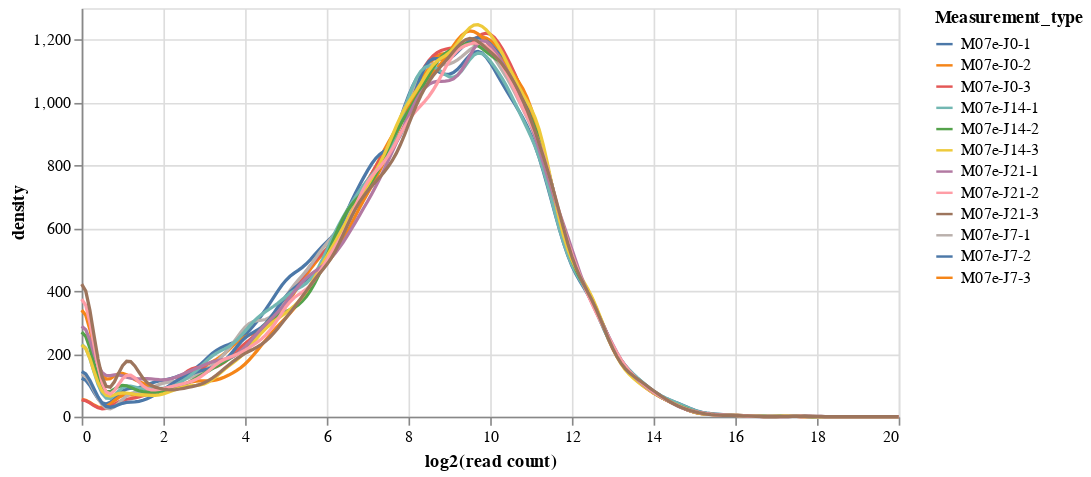

Here is the notebook cell this chart was saved with:
### Code cell
show_read_count_distribution(path_qc, width=500, height=250)

### Figure 1 — Vega-Lite specification as saved in the notebook (floating-point values rounded to 4 significant figures; data arrays with more than 128 entries replaced by an {"elided": "..."} marker saying what was removed)
{"config": {"view": {"continuousWidth": 400, "continuousHeight": 300}}, "data": {"name": "data-c5664977a7f3b51a7217019df9fd73fc"}, "mark": "line", "encoding": {"color": {"type": "nominal", "field": "Measurement_type"}, "tooltip": [{"type": "nominal", "field": "Measurement_type"}, {"type": "quantitative", "field": "value"}, {"type": "quantitative", "field": "density"}], "x": {"type": "quantitative", "axis": {"title": "log2(read count)"}, "field": "value"}, "y": {"type": "quantitative", "field": "density"}}, "height": 250, "transform": [{"fold": ["M07e-J0-1", "M07e-J0-2", "M07e-J0-3", "M07e-J7-1", "M07e-J7-2", "M07e-J7-3", "M07e-J14-1", "M07e-J14-2", "M07e-J14-3", "M07e-J21-1", "M07e-J21-2", "M07e-J21-3"], "as": ["Measurement_type", "counts"]}, {"density": "counts", "bandwidth": 0.3, "counts": true, "extent": [0, 20], "groupby": ["Measurement_type"], "steps": 200}], "width": 500, "$schema": "https://vega.github.io/schema/vega-lite/v4.8.1.json", "datasets": {"data-c5664977a7f3b51a7217019df9fd73fc": {"elided": "7395 records"}}}
